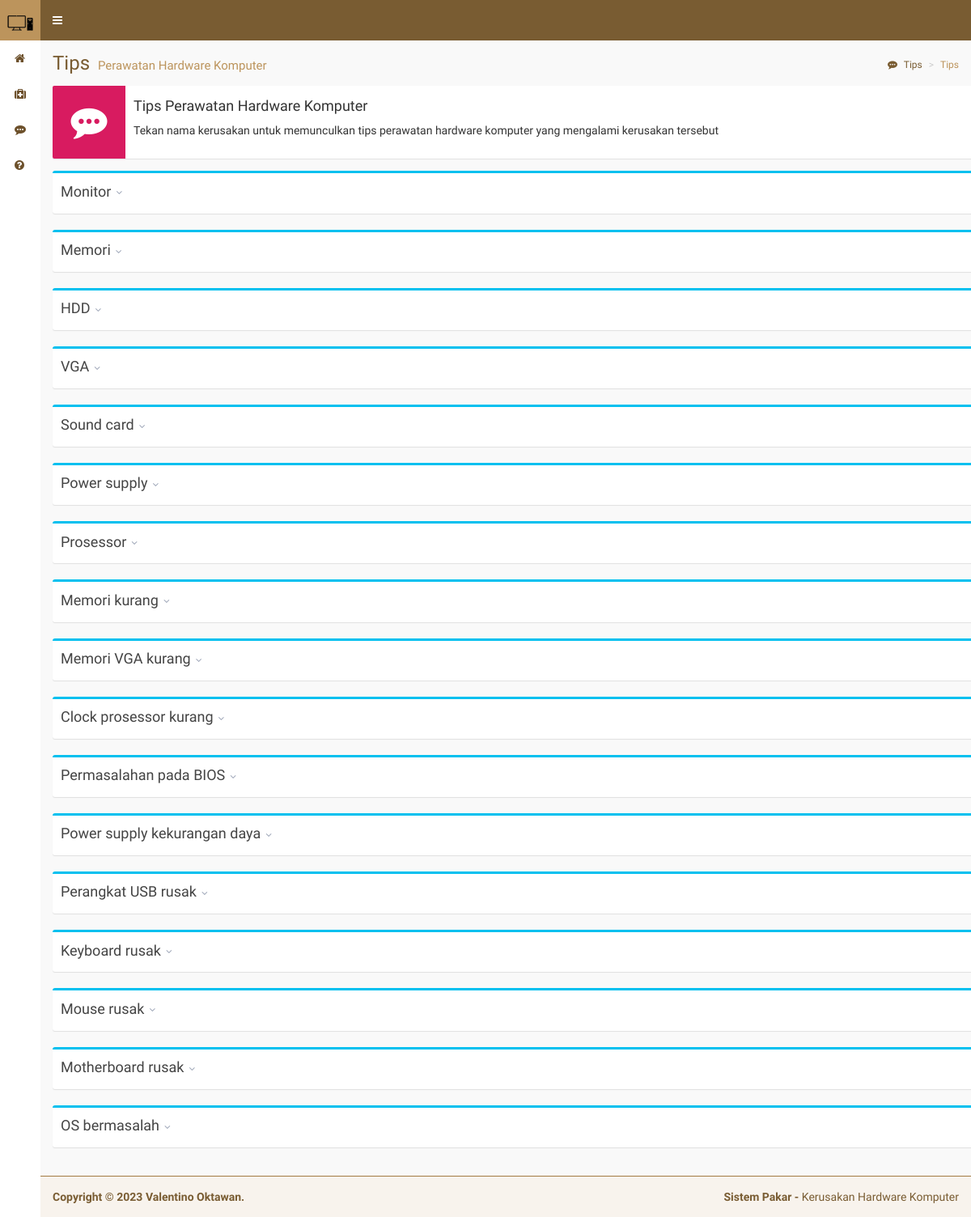
/index.php/tips, run on an earlier commit of the app's database.
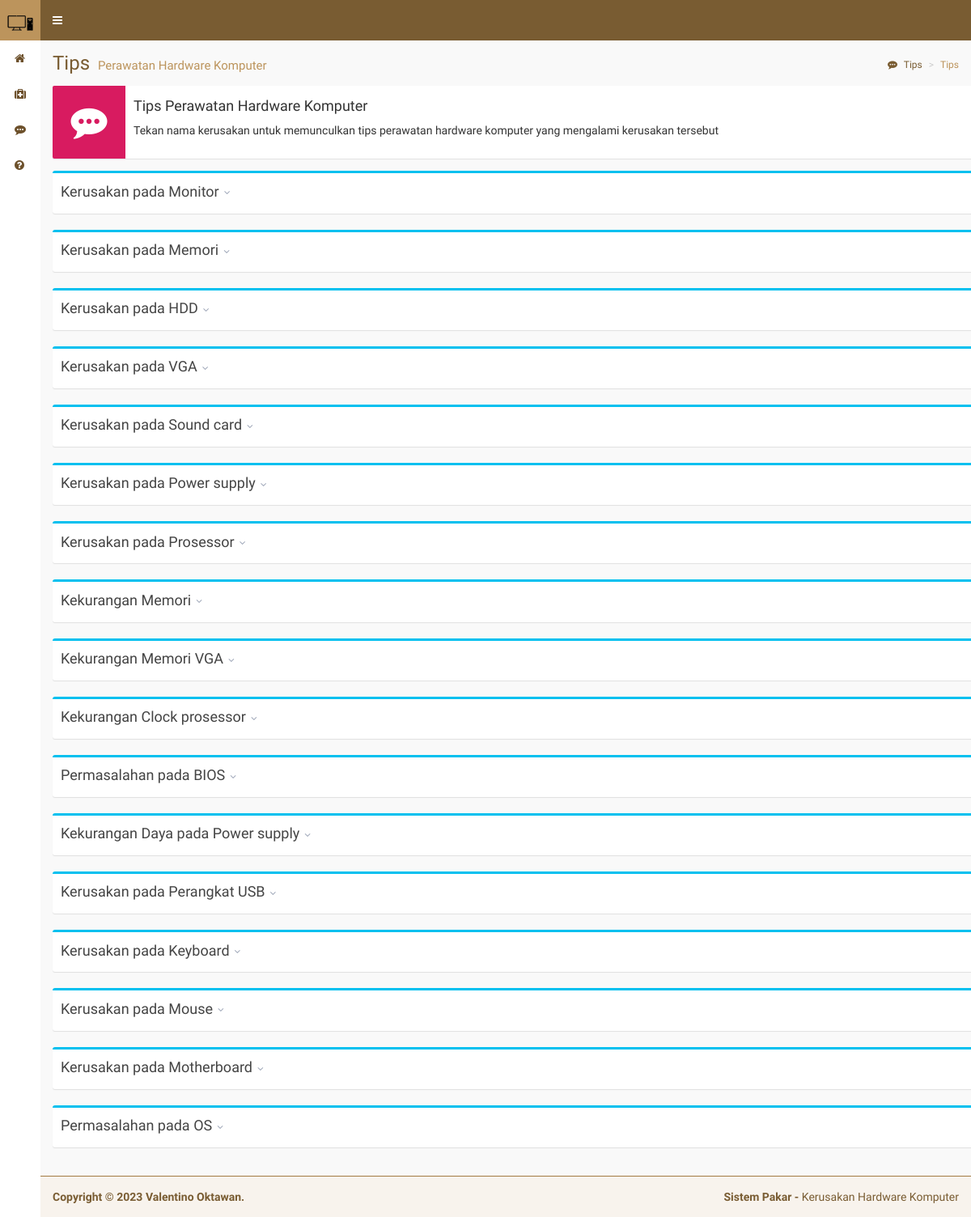
And on a later commit of the database.
### tables this page shows
CREATE TABLE `tb_kerusakan` (
  `id_kerusakan` int(10) NOT NULL,
  `kode_kerusakan` varchar(5) NOT NULL,
  `nama_kerusakan` varchar(60) NOT NULL,
  `penanganan` varchar(5000) NOT NULL
);

### application/controllers/Tips.php (called while the page is built, shortened)
<?php
class Tips extends CI_Controller
{
  function __construct()
  {
    $this->load->helper('form');
    $this->load->library('form_validation');
    $this->load->library('upload');
    $this->load->helper('url_helper');
    $this->load->helper('text');
    $this->load->helper('date');
    $this->load->library('pagination');
    $this->load->model('Konsultasi_model');
  }
  public function index(){
    $data['kerusakan']=$this->Konsultasi_model->daftar_kerusakan();
    $this->load->view('pages/static/header');
    $this->load->view('pages/forms/tips_perawatan',$data);
    $this->load->view('pages/static/footer');
  }
}

### index.php (called while the page is built, shortened)
<?php
require_once BASEPATH.'core/CodeIgniter.php';

### application/models/Konsultasi_model.php (called while the page is built, shortened)
<?php
class Konsultasi_model extends CI_Model
{
  public function daftar_kerusakan(){
    return $this->db->get('tb_kerusakan')->result();
  }
}

### application/views/pages/forms/tips_perawatan.php (the view, shortened to what this page needs)
<div class="content-wrapper">
  <section class="content-header">
    <h1>
      Tips
      <small>Perawatan Hardware Komputer</small>
    </h1>
    <ol class="breadcrumb">
      <li><a href="#"><i class="fa fa-commenting"></i> Tips</a></li>
      <li class="active">Tips</li>
    </ol>
  </section>
  <section class="content">
    <div class="container">
    <div class="jawaban">
        <div class="row">
          <div class="jawab">
            <div class="info-box">
                <span class="info-box-icon bg-maroon"><i class="fa fa-commenting"></i></span>
                <div class="info-box-content">
                  <h4>Tips Perawatan Hardware Komputer</h4>
                  Tekan nama kerusakan untuk memunculkan tips perawatan hardware komputer yang mengalami kerusakan tersebut
                </div>
            </div>
            <?php
            foreach ($kerusakan as $key) {
            ?>
            <div class="box box-info collapsed-box">
              <div class="box-header with-border" data-widget="collapse">
                <h3 class="box-title"><?php echo $key->nama_kerusakan; ?></h3><button type="button" class="btn btn-box-tool"><i class="fa fa-angle-down"></i></button>
              </div>
            </div>
            <?php
            }
             ?>
          </div>
        </div>
    </div>
    </div>
  </section>
</div>

### application/views/pages/static/header.php (shortened to what this page needs)
<!DOCTYPE html>
<html>
<head>
  <link rel="stylesheet" href="<?php echo base_url(); ?>assets/template/bower_components/bootstrap/dist/css/bootstrap.css">
  <link rel="stylesheet" href="<?php echo base_url(); ?>assets/template/bower_components/font-awesome/css/font-awesome.min.css">
  <link rel="stylesheet" href="<?php echo base_url(); ?>assets/template/bower_components/select2/dist/css/select2.min.css">
  <link rel="stylesheet" href="<?php echo base_url(); ?>assets/template/bower_components/Ionicons/css/ionicons.min.css">
  <link rel="stylesheet" href="<?php echo base_url(); ?>assets/template/bower_components/bootstrap-daterangepicker/daterangepicker.css">
  <link rel="stylesheet" href="<?php echo base_url(); ?>assets/template/bower_components/bootstrap-datepicker/dist/css/bootstrap-datepicker.min.css">
  <link rel="stylesheet" href="<?php echo base_url(); ?>assets/template/bower_components/fullcalendar/dist/fullcalendar.min.css">
  <link rel="stylesheet" href="<?php echo base_url(); ?>assets/template/bower_components/fullcalendar/dist/fullcalendar.print.min.css" media="print">
  <link rel="stylesheet" href="<?php echo base_url(); ?>assets/template/dist/css/AdminLTE.css">
  <link rel="stylesheet" href="<?php echo base_url(); ?>assets/template/dist/css/skins/_all-skins.css">
  <link rel="stylesheet" href="<?php echo base_url(); ?>assets/css/style.css">
  <link rel="stylesheet" href="<?php echo base_url(); ?>assets/sweetalert/sweetalert.css">
</head>
<body class="hold-transition skin-blue sidebar-mini sidebar-collapse">
<div class="wrapper">
  <header class="main-header">
    <a href="<?php echo base_url(); ?>home" class="logo">
      <span class="logo-mini"><img class="img-rounded" src="<?php echo base_url(); ?>assets/img/logo_501.png" alt="icon"></span>
    </a>
    <nav class="navbar navbar-static-top">
      <a href="#" class="sidebar-toggle" data-toggle="push-menu" role="button">
      </a>
    </nav>
  </header>
  <aside class="main-sidebar">
    <section class="sidebar">
      <ul class="sidebar-menu" data-widget="tree">
        <li >
          <a href="<?php echo base_url(); ?>home">
            <i class="fa fa-home"></i> <span>Home</span>
          </a>
        </li>
        <li >
          <a href="<?php echo base_url(); ?>konsultasi">
            <i class="fa fa-medkit"></i>
          </a>
        </li>
        <li >
          <a href="<?php echo base_url(); ?>tips">
            <i class="fa fa-commenting"></i>
          </a>
        </li>
        <li >
          <a href="<?php echo base_url(); ?>tentang">
            <i class="fa fa-question-circle"></i>
          </a>
        </li>
      </ul>
    </section>
  </aside>

### application/views/pages/static/footer.php (shortened to what this page needs)
<footer class="main-footer">
  <div class="pull-right hidden-xs">
    <b>Sistem Pakar - </b>Kerusakan Hardware Komputer
  </div>
  <strong>Copyright &copy; 2023 Valentino Oktawan.</strong>
</footer>
</div>
</body>
</html>

### assets/css/style.css (style rules this page uses)
html,body { padding: 0px; margin: 0px; top: 0px; }

What changed in the data, as far as the page shows it:
changed tb_kerusakan: nama_kerusakan "Monitor" → "Kerusakan pada Monitor"
changed tb_kerusakan: nama_kerusakan "Memori" → "Kerusakan pada Memori"
changed tb_kerusakan: nama_kerusakan "HDD" → "Kerusakan pada HDD"
changed tb_kerusakan: nama_kerusakan "VGA" → "Kerusakan pada VGA"
changed tb_kerusakan: nama_kerusakan "Sound card" → "Kerusakan pada Sound card"
changed tb_kerusakan: nama_kerusakan "Power supply" → "Kerusakan pada Power supply"
changed tb_kerusakan: nama_kerusakan "Prosessor" → "Kerusakan pada Prosessor"
changed tb_kerusakan: nama_kerusakan "Memori kurang" → "Kekurangan Memori"
changed tb_kerusakan: nama_kerusakan "Memori VGA kurang" → "Kekurangan Memori VGA"
changed tb_kerusakan: nama_kerusakan "Clock prosessor kurang" → "Kekurangan Clock prosessor"
changed tb_kerusakan: nama_kerusakan "Power supply kekurangan daya" → "Kekurangan Daya pada Power supply"
changed tb_kerusakan: nama_kerusakan "Perangkat USB rusak" → "Kerusakan pada Perangkat USB"
changed tb_kerusakan: nama_kerusakan "Keyboard rusak" → "Kerusakan pada Keyboard"
changed tb_kerusakan: nama_kerusakan "Mouse rusak" → "Kerusakan pada Mouse"
changed tb_kerusakan: nama_kerusakan "Motherboard rusak" → "Kerusakan pada Motherboard"
changed tb_kerusakan: nama_kerusakan "OS bermasalah" → "Permasalahan pada OS"
